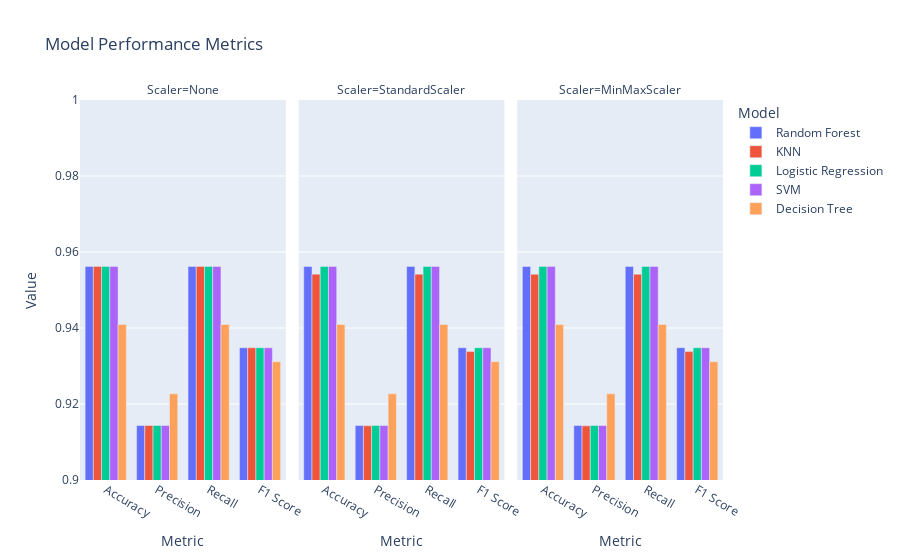

Notebook cell for this chart:
### Markdown cell above
# Visualization Performance of different Models

### Code cell
import pandas as pd
import plotly.express as px

# Assuming 'combined_results_df' contains the results with columns like 'Model', 'Accuracy', 'Precision', etc.
combined_results_df = pd.read_csv("individual_model_results.csv")

# Melt the dataframe to long format for easy plotting with Plotly
results_melted_df = combined_results_df.melt(id_vars=['Model', 'Scaler'], 
                                    value_vars=['Accuracy', 'Precision', 'Recall', 'F1 Score'],
                                    var_name='Metric', value_name='Value')

# Create the Plotly bar chart
fig = px.bar(results_melted_df, x='Metric', y='Value', color='Model', barmode='group',
             facet_col='Scaler', title='Model Performance Metrics')

# Update layout for better visualization
fig.update_layout(xaxis_title='Metric',
                  yaxis_title='Value',
                  legend_title='Model',
                  yaxis=dict(range=[0.9, 1]))  # Scaled y-axis

# Show the figure
fig.show()

### Figure 1 — Plotly figure (JSON) as saved in the notebook; plotly's stock layout.template omitted (floating-point values rounded to 4 significant figures)
{"data": [{"alignmentgroup": "True", "hovertemplate": "Model=Random Forest<br>Scaler=None<br>Metric=%{x}<br>Value=%{y}<extra></extra>", "legendgroup": "Random Forest", "marker": {"color": "#636efa", "pattern": {"shape": ""}}, "name": "Random Forest", "offsetgroup": "Random Forest", "orientation": "v", "showlegend": true, "textposition": "auto", "type": "bar", "x": ["Accuracy", "Precision", "Recall", "F1 Score"], "xaxis": "x", "y": [0.9562, 0.9143, 0.9562, 0.9348], "yaxis": "y"}, {"alignmentgroup": "True", "hovertemplate": "Model=Random Forest<br>Scaler=StandardScaler<br>Metric=%{x}<br>Value=%{y}<extra></extra>", "legendgroup": "Random Forest", "marker": {"color": "#636efa", "pattern": {"shape": ""}}, "name": "Random Forest", "offsetgroup": "Random Forest", "orientation": "v", "showlegend": false, "textposition": "auto", "type": "bar", "x": ["Accuracy", "Precision", "Recall", "F1 Score"], "xaxis": "x2", "y": [0.9562, 0.9143, 0.9562, 0.9348], "yaxis": "y2"}, {"alignmentgroup": "True", "hovertemplate": "Model=Random Forest<br>Scaler=MinMaxScaler<br>Metric=%{x}<br>Value=%{y}<extra></extra>", "legendgroup": "Random Forest", "marker": {"color": "#636efa", "pattern": {"shape": ""}}, "name": "Random Forest", "offsetgroup": "Random Forest", "orientation": "v", "showlegend": false, "textposition": "auto", "type": "bar", "x": ["Accuracy", "Precision", "Recall", "F1 Score"], "xaxis": "x3", "y": [0.9562, 0.9143, 0.9562, 0.9348], "yaxis": "y3"}, {"alignmentgroup": "True", "hovertemplate": "Model=KNN<br>Scaler=None<br>Metric=%{x}<br>Value=%{y}<extra></extra>", "legendgroup": "KNN", "marker": {"color": "#EF553B", "pattern": {"shape": ""}}, "name": "KNN", "offsetgroup": "KNN", "orientation": "v", "showlegend": true, "textposition": "auto", "type": "bar", "x": ["Accuracy", "Precision", "Recall", "F1 Score"], "xaxis": "x", "y": [0.9562, 0.9143, 0.9562, 0.9348], "yaxis": "y"}, {"alignmentgroup": "True", "hovertemplate": "Model=KNN<br>Scaler=StandardScaler<br>Metric=%{x}<br>Value=%{y}<extra></extra>", "legendgroup": "KNN", "marker": {"color": "#EF553B", "pattern": {"shape": ""}}, "name": "KNN", "offsetgroup": "KNN", "orientation": "v", "showlegend": false, "textposition": "auto", "type": "bar", "x": ["Accuracy", "Precision", "Recall", "F1 Score"], "xaxis": "x2", "y": [0.9542, 0.9143, 0.9542, 0.9338], "yaxis": "y2"}, {"alignmentgroup": "True", "hovertemplate": "Model=KNN<br>Scaler=MinMaxScaler<br>Metric=%{x}<br>Value=%{y}<extra></extra>", "legendgroup": "KNN", "marker": {"color": "#EF553B", "pattern": {"shape": ""}}, "name": "KNN", "offsetgroup": "KNN", "orientation": "v", "showlegend": false, "textposition": "auto", "type": "bar", "x": ["Accuracy", "Precision", "Recall", "F1 Score"], "xaxis": "x3", "y": [0.9542, 0.9143, 0.9542, 0.9338], "yaxis": "y3"}, {"alignmentgroup": "True", "hovertemplate": "Model=Logistic Regression<br>Scaler=None<br>Metric=%{x}<br>Value=%{y}<extra></extra>", "legendgroup": "Logistic Regression", "marker": {"color": "#00cc96", "pattern": {"shape": ""}}, "name": "Logistic Regression", "offsetgroup": "Logistic Regression", "orientation": "v", "showlegend": true, "textposition": "auto", "type": "bar", "x": ["Accuracy", "Precision", "Recall", "F1 Score"], "xaxis": "x", "y": [0.9562, 0.9143, 0.9562, 0.9348], "yaxis": "y"}, {"alignmentgroup": "True", "hovertemplate": "Model=Logistic Regression<br>Scaler=StandardScaler<br>Metric=%{x}<br>Value=%{y}<extra></extra>", "legendgroup": "Logistic Regression", "marker": {"color": "#00cc96", "pattern": {"shape": ""}}, "name": "Logistic Regression", "offsetgroup": "Logistic Regression", "orientation": "v", "showlegend": false, "textposition": "auto", "type": "bar", "x": ["Accuracy", "Precision", "Recall", "F1 Score"], "xaxis": "x2", "y": [0.9562, 0.9143, 0.9562, 0.9348], "yaxis": "y2"}, {"alignmentgroup": "True", "hovertemplate": "Model=Logistic Regression<br>Scaler=MinMaxScaler<br>Metric=%{x}<br>Value=%{y}<extra></extra>", "legendgroup": "Logistic Regression", "marker": {"color": "#00cc96", "pattern": {"shape": ""}}, "name": "Logistic Regression", "offsetgroup": "Logistic Regression", "orientation": "v", "showlegend": false, "textposition": "auto", "type": "bar", "x": ["Accuracy", "Precision", "Recall", "F1 Score"], "xaxis": "x3", "y": [0.9562, 0.9143, 0.9562, 0.9348], "yaxis": "y3"}, {"alignmentgroup": "True", "hovertemplate": "Model=SVM<br>Scaler=None<br>Metric=%{x}<br>Value=%{y}<extra></extra>", "legendgroup": "SVM", "marker": {"color": "#ab63fa", "pattern": {"shape": ""}}, "name": "SVM", "offsetgroup": "SVM", "orientation": "v", "showlegend": true, "textposition": "auto", "type": "bar", "x": ["Accuracy", "Precision", "Recall", "F1 Score"], "xaxis": "x", "y": [0.9562, 0.9143, 0.9562, 0.9348], "yaxis": "y"}, {"alignmentgroup": "True", "hovertemplate": "Model=SVM<br>Scaler=StandardScaler<br>Metric=%{x}<br>Value=%{y}<extra></extra>", "legendgroup": "SVM", "marker": {"color": "#ab63fa", "pattern": {"shape": ""}}, "name": "SVM", "offsetgroup": "SVM", "orientation": "v", "showlegend": false, "textposition": "auto", "type": "bar", "x": ["Accuracy", "Precision", "Recall", "F1 Score"], "xaxis": "x2", "y": [0.9562, 0.9143, 0.9562, 0.9348], "yaxis": "y2"}, {"alignmentgroup": "True", "hovertemplate": "Model=SVM<br>Scaler=MinMaxScaler<br>Metric=%{x}<br>Value=%{y}<extra></extra>", "legendgroup": "SVM", "marker": {"color": "#ab63fa", "pattern": {"shape": ""}}, "name": "SVM", "offsetgroup": "SVM", "orientation": "v", "showlegend": false, "textposition": "auto", "type": "bar", "x": ["Accuracy", "Precision", "Recall", "F1 Score"], "xaxis": "x3", "y": [0.9562, 0.9143, 0.9562, 0.9348], "yaxis": "y3"}, {"alignmentgroup": "True", "hovertemplate": "Model=Decision Tree<br>Scaler=None<br>Metric=%{x}<br>Value=%{y}<extra></extra>", "legendgroup": "Decision Tree", "marker": {"color": "#FFA15A", "pattern": {"shape": ""}}, "name": "Decision Tree", "offsetgroup": "Decision Tree", "orientation": "v", "showlegend": true, "textposition": "auto", "type": "bar", "x": ["Accuracy", "Precision", "Recall", "F1 Score"], "xaxis": "x", "y": [0.9409, 0.9227, 0.9409, 0.9311], "yaxis": "y"}, {"alignmentgroup": "True", "hovertemplate": "Model=Decision Tree<br>Scaler=StandardScaler<br>Metric=%{x}<br>Value=%{y}<extra></extra>", "legendgroup": "Decision Tree", "marker": {"color": "#FFA15A", "pattern": {"shape": ""}}, "name": "Decision Tree", "offsetgroup": "Decision Tree", "orientation": "v", "showlegend": false, "textposition": "auto", "type": "bar", "x": ["Accuracy", "Precision", "Recall", "F1 Score"], "xaxis": "x2", "y": [0.9409, 0.9227, 0.9409, 0.9311], "yaxis": "y2"}, {"alignmentgroup": "True", "hovertemplate": "Model=Decision Tree<br>Scaler=MinMaxScaler<br>Metric=%{x}<br>Value=%{y}<extra></extra>", "legendgroup": "Decision Tree", "marker": {"color": "#FFA15A", "pattern": {"shape": ""}}, "name": "Decision Tree", "offsetgroup": "Decision Tree", "orientation": "v", "showlegend": false, "textposition": "auto", "type": "bar", "x": ["Accuracy", "Precision", "Recall", "F1 Score"], "xaxis": "x3", "y": [0.9409, 0.9227, 0.9409, 0.9311], "yaxis": "y3"}], "layout": {"annotations": [{"font": {}, "showarrow": false, "text": "Scaler=None", "x": 0.16, "xanchor": "center", "xref": "paper", "y": 1, "yanchor": "bottom", "yref": "paper"}, {"font": {}, "showarrow": false, "text": "Scaler=StandardScaler", "x": 0.5, "xanchor": "center", "xref": "paper", "y": 1, "yanchor": "bottom", "yref": "paper"}, {"font": {}, "showarrow": false, "text": "Scaler=MinMaxScaler", "x": 0.84, "xanchor": "center", "xref": "paper", "y": 1, "yanchor": "bottom", "yref": "paper"}], "barmode": "group", "legend": {"title": {"text": "Model"}, "tracegroupgap": 0}, "title": {"text": "Model Performance Metrics"}, "xaxis": {"anchor": "y", "domain": [0, 0.32], "title": {"text": "Metric"}}, "xaxis2": {"anchor": "y2", "domain": [0.34, 0.66], "matches": "x", "title": {"text": "Metric"}}, "xaxis3": {"anchor": "y3", "domain": [0.68, 1.0], "matches": "x", "title": {"text": "Metric"}}, "yaxis": {"anchor": "x", "domain": [0, 1], "range": [0.9, 1], "title": {"text": "Value"}}, "yaxis2": {"anchor": "x2", "domain": [0, 1], "matches": "y", "showticklabels": false}, "yaxis3": {"anchor": "x3", "domain": [0, 1], "matches": "y", "showticklabels": false}}}
